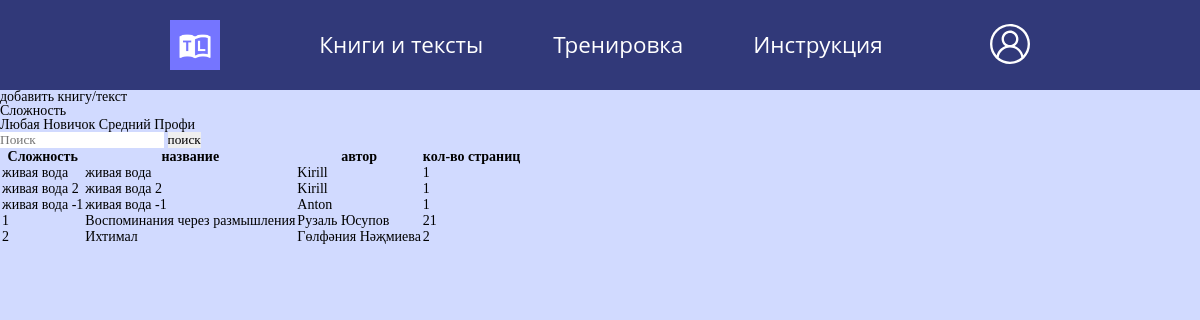
The app's page /books_and_texts/0 (signed in) with its own data.
### data/books.py (models this page shows, shortened)
class Book(SqlAlchemyBase, SerializerMixin):
    __tablename__ = 'books'
    id = sqlalchemy.Column(sqlalchemy.Integer, primary_key=True, autoincrement=True)
    author = sqlalchemy.Column(sqlalchemy.Integer, nullable=True)
    user_author_id = sqlalchemy.Column(sqlalchemy.Integer, sqlalchemy.ForeignKey("users.id"), nullable=False)
    pages = sqlalchemy.Column(sqlalchemy.Integer, nullable=False)
    title = sqlalchemy.Column(sqlalchemy.VARCHAR, nullable=False)
    level_id = sqlalchemy.Column(sqlalchemy.Integer, nullable=False)
    user = orm.relation('User')

### main.py (the view)
@app.route('/books_and_texts/<int:val>', methods=['GET', 'POST'])
@login_required
def books_and_texts(val):
    db_sess = db_session.create_session()
    if request.method == 'POST':
        books = db_sess.query(Book).filter(
            (Book.title.like(f"%{request.form.get('field')}%")) | (Book.author.like(f"%{request.form.get('field')}%")))
        return render_template('books_and_texts.html', title='книги и тексты', books=books)
    if val == 0:
        books = db_sess.query(Book).all()
    else:
        books = db_sess.query(Book).filter(Book.level_id == val).all()
    return render_template('books_and_texts.html', title='книги и тексты', books=books)

### data/db_session.py (called while the page is built)
def create_session() -> Session:
    global __factory
    return __factory()

### main.py (called while the page is built)
@login_manager.user_loader
def load_user(user_id):
    db_sess = db_session.create_session()
    return db_sess.query(User).get(user_id)

### templates/books_and_texts.html
{% extends "base.html" %} {% block content %}
<div class="container">
    <div class="btn-toolbar my-3" role="toolbar" aria-label="Toolbar with button groups">
        <div class="btn-group me-2" role="group" aria-label="First group">
            <a type="button" class="btn btn-primary" href="/add_text">добавить книгу/текст</a>
        </div><div class="btn-group me-2" role="group" aria-label="Second group">
            <a type="button" class="btn btn-outline-secondary disabled">Сложность</a>
        </div>
        <div class="btn-group me-2" role="group" aria-label="Third group">
            <a type="button" class="btn btn-primary" href="/books_and_texts/0">Любая</a>
            <a type="button" class="btn btn-success" href="/books_and_texts/1">Новичок</a>
            <a type="button" class="btn btn-warning" href="/books_and_texts/2">Средний</a>
            <a type="button" class="btn btn-danger" href="/books_and_texts/3">Профи</a>
        </div>
    </div>
    <div class="my-3">
        <form class="d-flex" method="POST">
            <input class="form-control me-2" type="text" name="field" placeholder="Поиск">
            <input class="btn btn-outline-success" type="submit" name="search" value="поиск"></input>
        </form>
    </div>
    <table class="table">
        <thead>
        <tr>
            <th scope="col">Сложность</th>
            <th scope="col">название</th>
            <th scope="col">автор</th>
            <th scope="col">кол-во страниц</th>
        </tr>
        </thead>
        {% for book in books %}
        <tr>
            <td>{{ book.level_id }}</td>
            <td><a href="/read_book/{{ book.id }}/1/null">{{ book.title }}</a></td>
            <td>{{ book.author }}</td>
            <td>{{ book.pages }}</td>
        </tr>
        {% endfor %}
    </table>
</div>
{% endblock %}

### static/css/style.css (style rules this page uses)
* { padding: 0; margin: 0; border: 0; }
*, *:before, *:after { -moz-box-sizing: border-box; -webkit-box-sizing: border-box; box-sizing: border-box; }
html, body { height: 100%; width: 100%; font-size: 100%; line-height: 1; font-size: 14px; -ms-text-size-adjust: 100%; -moz-text-size-adjust: 100%; -webkit-text-size-adjust: 100%; }
input, button, textarea { font-family: inherit; }
a, a:visited { text-decoration: none; color: #000000; }
* { -webkit-tap-highlight-color: rgba(0, 0, 0, 0); }
.disabled { pointer-events: none; cursor: default; }

### records on screen
Book: level_id "живая вода", title "живая вода", author "Kirill", pages "1"
Book: level_id "живая вода 2", title "живая вода 2", author "Kirill", pages "1"
Book: level_id "живая вода -1", title "живая вода -1", author "Anton", pages "1"
Book: level_id "1", title "Воспоминания через размышления", author "Рузаль Юсупов", pages "21"
Book: level_id "2", title "Ихтимал", author "Гөлфәния Нәҗмиева", pages "2"
